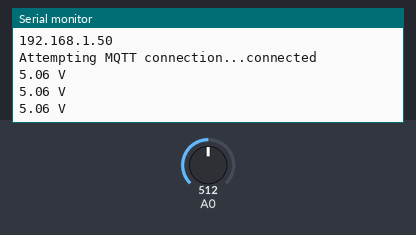
This sketch was run on a simulated ESP8266 (Wemos D1 mini). On the bench: the last lines printed to the serial monitor. The test bench sets the inputs (shaded band); at power-on: A0 = 512. WiFi joins after 1.5 s; servers stay silent unless stated; random numbers use the default seed unless the sketch sets one; no MQTT or app messages arrive unless stated.

Above: at 2.7 s.
2.8 s: A0 set to 716
At 3.5 s:
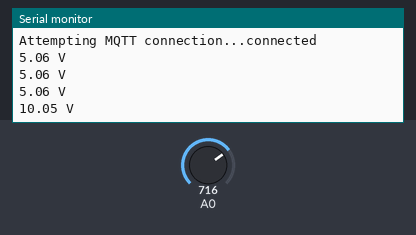
4.3 s: A0 set to 900
At 5.0 s:
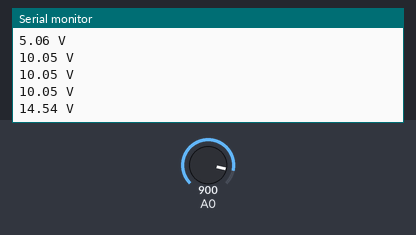
Timing chart, 0 to 7.3 s (numbered marks = the images above; inputs shaded):
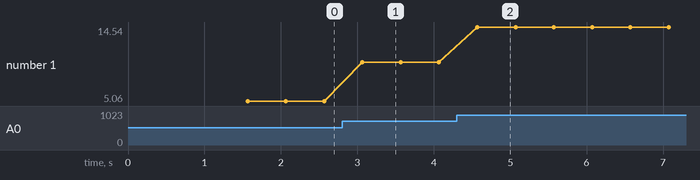

Measured:
- after the input at 2.8 s, the serial monitor: prints a new line after 0.27 s (image 1)
- after the input at 4.3 s, the serial monitor: prints a new line after 0.27 s (image 2)
- plotted number 1: 5.06 → 10.05 after the input at 2.8 s, 10.05 → 14.54 after the input at 4.3 s

The sketch:

voltage_detect_mqtt.ino
```cpp
#include <ESP8266WiFi.h>
#include <PubSubClient.h>


const char* ssid = "ESP";
const char* password = "ratcatdog";
const char* mqtt_server = "192.168.43.64";

String volt_str;
char volt[50];
double dvolt;
int offset = -745;// set the correction offset value

WiFiClient espClient;
PubSubClient client(espClient);


void setup_wifi() {

  delay(10);

  Serial.println();
  Serial.print("Connecting to ");
  Serial.println(ssid);

  WiFi.mode(WIFI_STA);
  WiFi.begin(ssid, password);

  while (WiFi.status() != WL_CONNECTED) {
    delay(500);
    Serial.print(".");
  }

  randomSeed(micros());

  Serial.println("");
  Serial.println("WiFi connected");
  Serial.println("IP address: ");
  Serial.println(WiFi.localIP());
}

void callback(char* topic, byte* payload, unsigned int length) {
   for (int i = 0; i < length; i++) {
    Serial.print((char)payload[i]);
  }
   Serial.println();
}

void reconnect() {
  // Loop until we're reconnected
  while (!client.connected()) {
    Serial.print("Attempting MQTT connection...");
    // Create a random client ID
    String clientId = "d1mini-";
    clientId += String(random(0xffff), HEX);
    // Attempt to connect

    if (client.connect(clientId.c_str())) {
      Serial.println("connected");
      // Once connected, publish an announcement...
      client.publish("/esp8266/volt","reconnected");

    } else {
      Serial.print("failed, rc=");
      Serial.print(client.state());
      Serial.println(" try again in 5 seconds");
      // Wait 5 seconds before retrying
      delay(5000);
    }
  }
}

void setup() {
   Serial.begin(115200);
   setup_wifi();
   client.setServer(mqtt_server, 1883);
   client.setCallback(callback);
}

void loop() {

  if (!client.connected()) {
    reconnect();
  }
    client.loop();
    int voltin = analogRead(A0);// read the input
    dvolt = map(voltin,0,1023, 0, 2500) + offset;// map 0-1023 to 0-2500 and add correction offset
      dvolt /=100;
      Serial.print(dvolt);
      Serial.println(" V");

      String volt_str=String(dvolt);
      volt_str.toCharArray(volt,volt_str.length() + 1);
      client.publish("/esp8266/volt", volt);
      delay(500);
  }
```
